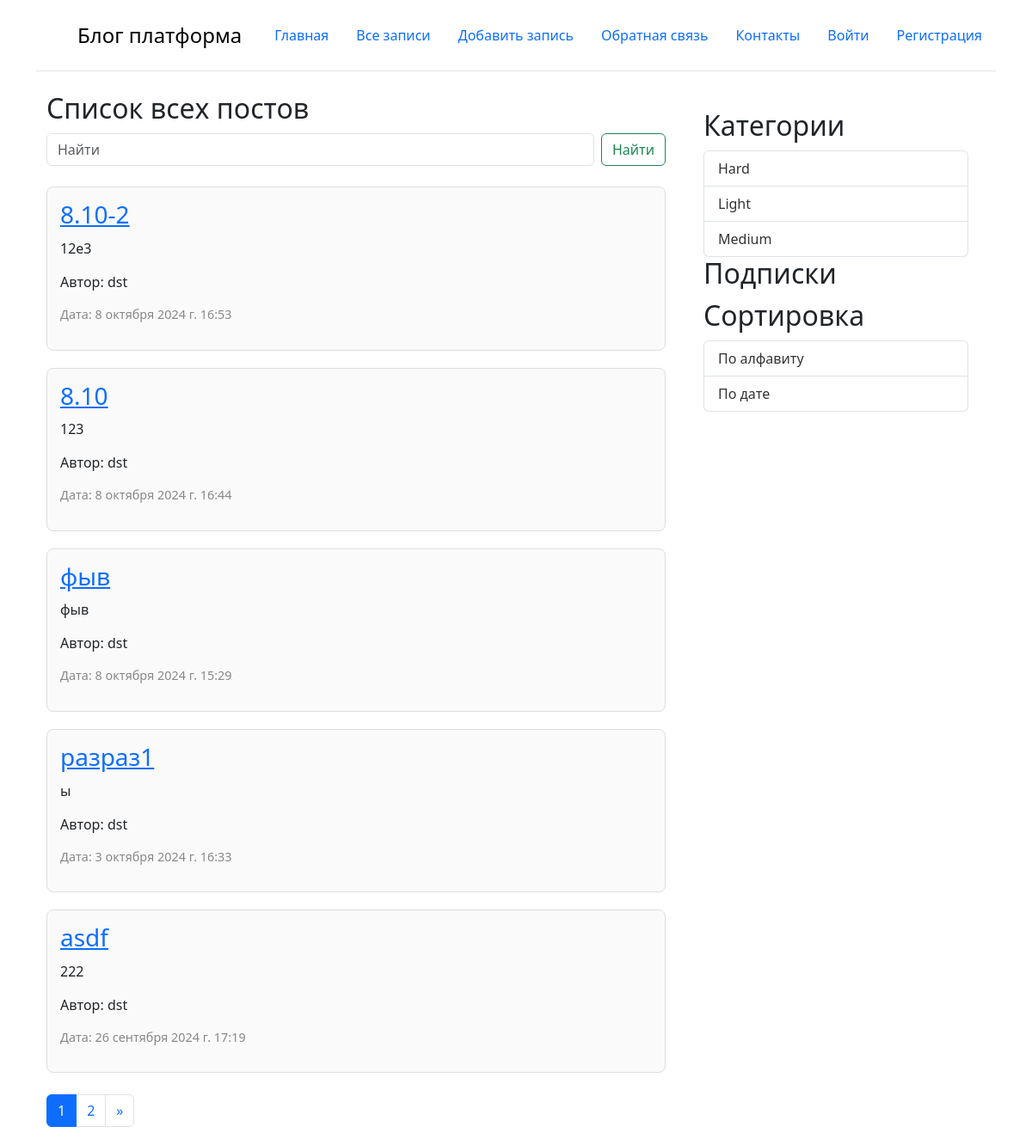
The page /posts on the database its author committed.
### core/models.py (models this page shows, shortened)
class Post(models.Model): # создааем таблицу и наследуем моделс
    title = models.CharField(max_length=200) # название атрибута соответствует названию поля, а значение - какой тип у
    text = models.TextField()
    created_data = models.DateTimeField(auto_now_add=True)
    category = models.ForeignKey(PostCategory,
                                 blank=True,
                                 null=True,
                                 on_delete=models.SET_NULL, # действия при удалении
                                 related_name='category_posts') # связь на уровне орм,
    profile = models.ForeignKey(Profile,
                                related_name='profile_posts',
                                on_delete=models.CASCADE)
    class Meta: # чтобы в админке красиво отображалось название таблицы, это интерфейс
        verbose_name = 'Запись'
        verbose_name_plural = 'Записи'
        ordering = ["-created_data"] # сортировка постов по новизне постов

class PostCategory(models.Model):
    title = models.CharField(max_length=255, verbose_name='Название')
    class Meta: # чтобы в админке красиво отображалось название таблицы, это интерфейс
        verbose_name = 'Категория'
        verbose_name_plural = 'Категории'
        ordering = ["title"] # сортировка категория по алфавиту от а до я

### user/models.py (models this page shows)
class Profile(models.Model):
    user = models.OneToOneField(User, #у одного юзера один профайл
                             on_delete=models.CASCADE
                             )
    about = models.TextField(verbose_name='Обо мне')
    class Meta:
        verbose_name = 'Обо мне'
        verbose_name_plural = 'Обо мне'
    def __str__(self):
        return self.user.username

### core/views.py (the view)
# urls.py: path('posts', posts, name='posts'), # добавили name, его потом добавляем в ретерне функции post_add_submit
def posts(request):
    posts = Post.objects.prefetch_related('profile__user').all() # заменили верхнюю строчку для запросов
    category = request.GET.get('category')  # GET - обращение к конкретному объекту GET (это свойство) // когда
    author = request.GET.get('author')
    order_by = request.GET.get('order_by')
    page = request.GET.get('page', 1) # по умолчанию возвращается 1ая страница с постами
    active_category = None
    active_author = None
    if category:
        posts = posts.filter(category__id=category) # фильтрация по полю category (могли вместо id написать
        active_category = PostCategory.objects.get(id=category) # если у нас есть какая-то категория - мы ее достаем
    if author:
        posts = posts.filter(profile__id=author)
        active_author = Profile.objects.get(id=author)
    if order_by:
        posts = posts.order_by(order_by)
    p = Paginator(posts, 5)
    page_objects = p.page(page)
    categories = PostCategory.objects.all() # достали категории, но их надо добавить контакст, дополняем словарь
    subscriptions = None
    if request.user.is_authenticated:
        profile = request.user.profile
        subscriptions = Subscription.objects.filter(profile=profile)
    context = {
        "posts": posts,
        'categories': categories,
        'active_category': active_category,
        'subscriptions': subscriptions,
        'active_author': active_author,
        'page_obj': page_objects
    }
    return render(request, 'posts.html', context)

### core/context_processor.py (called while the page is built)
def add_host(request):
    return {'HOST': settings.HOST}

### templates/posts.html (shortened to what this page needs)
{% extends 'base.html' %}
{% block content %}
<div class="container">
    <div class="row">
        <div class="col-md-8">
            <h2>Список всех постов</h2>
            <form class="d-flex mb-4" role="search" action="{% url 'posts_search' %}">
                <input value="{{ search_text }}" name="text" class="form-control me-2" type="search" placeholder="Найти" aria-label="Search">
                <button class="btn btn-outline-success" type="submit">Найти</button>
            </form>
            {% for post in page_obj.object_list %}
            <div class="post-card">
                <h3><a href="{% url 'post_detail' post.id %}">{{ post.title }}</a></h3>
                <p>{{ post.text }}</p>
                <p>Автор: {{ post.profile }}</p>
                <p class="date">Дата: {{ post.created_data }}</p>
            </div>
            {% endfor %}
            <nav aria-label="Page navigation example">
                <ul class="pagination">
                    <li class="page-item active"><a class="page-link" href="#">{{ page_obj.number }}</a></li>
                    {% if page_obj.has_next %}
                    <li class="page-item">
                        <a class="page-link" href="?page={{ page_obj.next_page_number }}">{{ page_obj.next_page_number }}</a>
                    </li>
                    <li class="page-item">
                        <a class="page-link" href="?page={{ page_obj.next_page_number }}" aria-label="Next">
                            <span aria-hidden="true">&raquo;</span>
                        </a>
                    </li>
                    {% endif %}
                </ul>
            </nav>
        </div>
        <div class="col md-4">
            <aside class="sidebar">
                <h2>Категории</h2>
                <ul class="list-group">
                    {% for category in categories %}
                    {% if category.id == active_category.id %}
                    <b>
                        <li class="list-group-item active list-group-item-dark"><a href="?category={{ category.id }}">{{category.title}}</a></li>
                    </b>
                    {% else %}
                    <li class="list-group-item"><a href="?category={{ category.id }}">{{category.title}}</a></li>
                    {% endif %}
                    {% endfor %}
                </ul>
                <h2>Подписки</h2>
                <h2>Сортировка</h2>
                <ul class="list-group">
                    <li class="list-group-item"><a href="?order_by=title">По алфавиту</a></li>
                    <li class="list-group-item"><a href="?order_by=-created_data">По дате</a></li>
                </ul>
            </aside>
        </div>
    </div>
</div>
{% endblock %}

### templates/base.html (shortened to what this page needs)
{% load static %}
<!DOCTYPE html>
<html lang="en">
<head>
    <link href="https://cdn.jsdelivr.net/npm/bootstrap@5.3.3/dist/css/bootstrap.min.css" rel="stylesheet"
>
</head>
<body>
<div class="container">
    <header class="d-flex flex-wrap justify-content-center py-3 mb-4 border-bottom">
        <a href="{% url 'main' %}" class="d-flex align-items-center mb-3 mb-md-0 me-md-auto link-body-emphasis text-decoration-none">
            <svg class="bi me-2" width="40" height="32">
                <use xlink:href="#bootstrap"></use>
            </svg>
            <span class="fs-4">Блог платформа</span>
        </a>
        <ul class="nav nav-pills">
            <li class="nav-item"><a class="nav-link" href="{% url 'main' %}">Главная</a></li>
            <li class="nav-item"><a class="nav-link" href="{% url 'posts' %}">Все записи</a></li>
            <li class="nav-item"><a class="nav-link" href="{% url 'post_add' %}">Добавить запись</a></li>
            <li class="nav-item"><a class="nav-link" href="{% url 'feedback_add' %}">Обратная связь</a></li>
            <li class="nav-item"><a class="nav-link" href="{% url 'contacts' %}">Контакты</a></li>
            {% if request.user.is_authenticated %}
            <li class="nav-item dropdown">
                <a class="nav-link dropdown-toggle" href="{% url 'login' %}" role="button" data-bs-toggle="dropdown" aria-expanded="false">
                    {{ user }}
                </a>
                <ul class="dropdown-menu">
                    <li><a class="dropdown-item" href="{% url 'home' %}">Личный кабинет</a></li>
                    <li><a class="dropdown-item" href="{% url 'logout' %}">Выйти</a></li>
                </ul>
            </li>
            {% else %}
            <li class="nav-item"><a class="nav-link" href="{% url 'login' %}">Войти</a></li>
            <li class="nav-item"><a class="nav-link" href="{% url 'register' %}">Регистрация</a></li>
            {% endif %}
        </ul>
    </header>
    {% block content %}
    {% endblock %}
</div>
</body>
</html>

### templates/base.html (style rules this page uses)
.sidebar { flex: 1; padding: 20px; background-color: #fff; border-radius: 8px; }
h1, h2 { margin: 0; padding-bottom: 10px; }
.post-card { padding: 15px; margin-bottom: 20px; border: 1px solid #ddd; border-radius: 8px; background-color: #fafafa; }
.post-card h3 { margin: 0 0 10px; }
.post-card p { margin: 0 0 15px; }
.post-card .date { color: #888; font-size: 0.9em; }
ul { list-style-type: none; padding: 0; }
ul li { padding: 5px 0; }
ul li a { text-decoration: none; color: #333; }

### rows shown on the page
Post: title "8.10-2", text "12e3", profile "dst", created_data "8 октября 2024 г. 16:53"
Post: title "8.10", text "123", profile "dst", created_data "8 октября 2024 г. 16:44"
Post: title "фыв", text "фыв", profile "dst", created_data "8 октября 2024 г. 15:29"
Post: title "разраз1", text "ы", profile "dst", created_data "3 октября 2024 г. 16:33"
Post: title "asdf", text "222", profile "dst", created_data "26 сентября 2024 г. 17:19"
PostCategory: title "Hard"
PostCategory: title "Light"
PostCategory: title "Medium"

### other values the page prints
{{ page_obj.number }} "1"
{{ page_obj.next_page_number }} "2"
